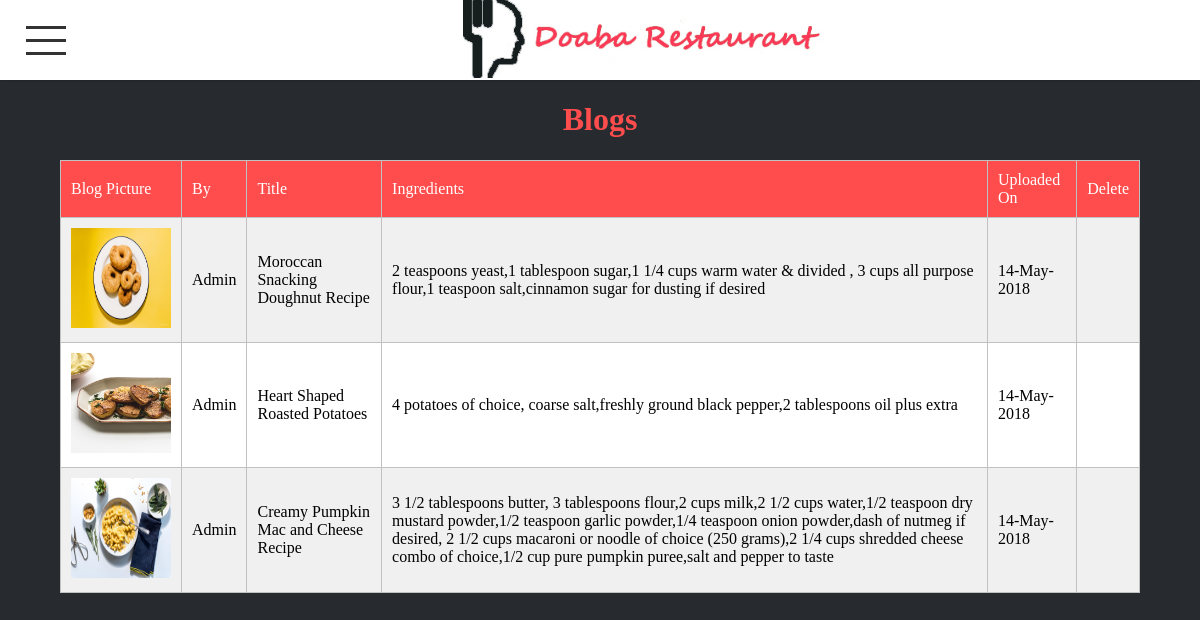
/Admin/blog-manager.php (signed in), run on the app's committed database.
### tables this page shows
CREATE TABLE `blogs` (
  `b_id` int(11) NOT NULL,
  `b_by` varchar(50) NOT NULL,
  `b_head` varchar(100) NOT NULL,
  `b_ingredients` varchar(5000) DEFAULT NULL,
  `subtitle1` varchar(1000) DEFAULT NULL,
  `b_blog1` varchar(5000) NOT NULL,
  `subtitle2` varchar(1000) DEFAULT NULL,
  `b_blog2` varchar(5000) DEFAULT NULL,
  `subtitle3` varchar(1000) DEFAULT NULL,
  `b_blog3` varchar(5000) DEFAULT NULL,
  `b_img` varchar(200) DEFAULT NULL,
  `uploaddate` varchar(20) DEFAULT NULL
);

### Admin/blog-manager.php (the view, shortened to what this page needs)
<?php
    if(isset($_SESSION["admin"]))
    {
        include "inc/header.php";
    }
    else
    {
        header("Location: login.php");
    }
                ?>
<h1>Blogs</h1>
<form method="POST">
<?php
    $blogs = $conn->query("SELECT * FROM blogs");
    if($blogs ->num_rows !== 0)
    {
        echo "<div class='manage-container'>";
        echo "<table>";
        echo "<tr>
              <td>Blog Picture</td>
              <td>By</td>
              <td>Title</td>
              <td>Ingredients</td>
              <td>Uploaded On</td>
              <td>Delete</td> </tr>";
        while($rows = $blogs ->fetch_array())
        {
             ?>
              <tr>
              <td><img src="<?php echo '../img/Blogs/'.$rows['b_img']; ?>" /></td>
              <td><?php echo $rows["b_by"]; ?></td>
              <td><?php echo $rows["b_head"]; ?></td>
              <td><?php echo $rows["b_ingredients"]; ?></td>
              <td><?php echo $rows["uploaddate"]; ?></td>
              <td><button name="delete" type="submit" value=<?php echo $rows["b_id"] ?>><i class="fas fa-trash"></i></button></td> </tr>
             <?php
        }
        echo "</table></div>";
    }
    else
    {
       ?>
       <h1>No User Exists.</h1>
       <?php
    }
?>
</form>
</div>
</body>
</html>

### Admin/css/template.css (style rules this page uses)
* { border:none; text-decoration:none; }
h1 { color:#ff4d4d; }
.main-content .manage-container { width:90vw; height:auto; display:flex; flex-direction: column; justify-content: flex-start; align-items:center; }
.manage-container table { width:100%; border-collapse:collapse; }
.manage-container table,.manage-container table td { border:1px solid #c1c1c1; }
.manage-container table tr { background:#fff; }
.manage-container table td { padding:10px 10px; }
.manage-container table tr:nth-of-type(even) { background:#f0f0f0; }
.manage-container table tr:nth-of-type(1) { background: #ff4d4d; color:#fff; }
table td button { font-size: 20px; background:transparent; cursor:pointer; border:none; color:#444; }
table td > img { width:100px; height:100px; }

### Admin/css/header.css (style rules this page uses)
button { outline:none; }
html,body { margin:0 0 0 0; padding:0 0 0 0; overflow: hidden; }
html { font-family:'century gothic'; font-size:1em; margin:0 0 0 0; padding:0 0 0 0; }

### data on the page
blogs: b_img (picture), b_by "Admin", b_head "Moroccan Snacking Doughnut Recipe", b_ingredients "2 teaspoons yeast,1 tablespoon sugar,1 1/4 cups warm water & divided , 3 cups all purpose flour,1 teaspoon salt,cinnamon sugar for dusting if desired", uploaddate "14-May-2018", $rows["b_id"] 1 (drawn)
blogs: b_img (picture), b_by "Admin", b_head "Heart Shaped Roasted Potatoes", b_ingredients "4 potatoes of choice, coarse salt,freshly ground black pepper,2 tablespoons oil plus extra", uploaddate "14-May-2018", $rows["b_id"] 2 (drawn)
blogs: b_img (picture), b_by "Admin", b_head "Creamy Pumpkin Mac and Cheese Recipe", b_ingredients "3 1/2 tablespoons butter, 3 tablespoons flour,2 cups milk,2 1/2 cups water,1/2 teaspoon dry mustard powder,1/2 teaspoon garlic powder,1/4 teaspoon onion powder,dash of nutmeg if desired, 2 1/2 cups macaroni or noodle of choice (250 grams),2 1/4 cups shredded cheese combo of choice,1/2 cup pure pumpkin puree,salt and pepper to taste", uploaddate "14-May-2018", $rows["b_id"] 3 (drawn)
